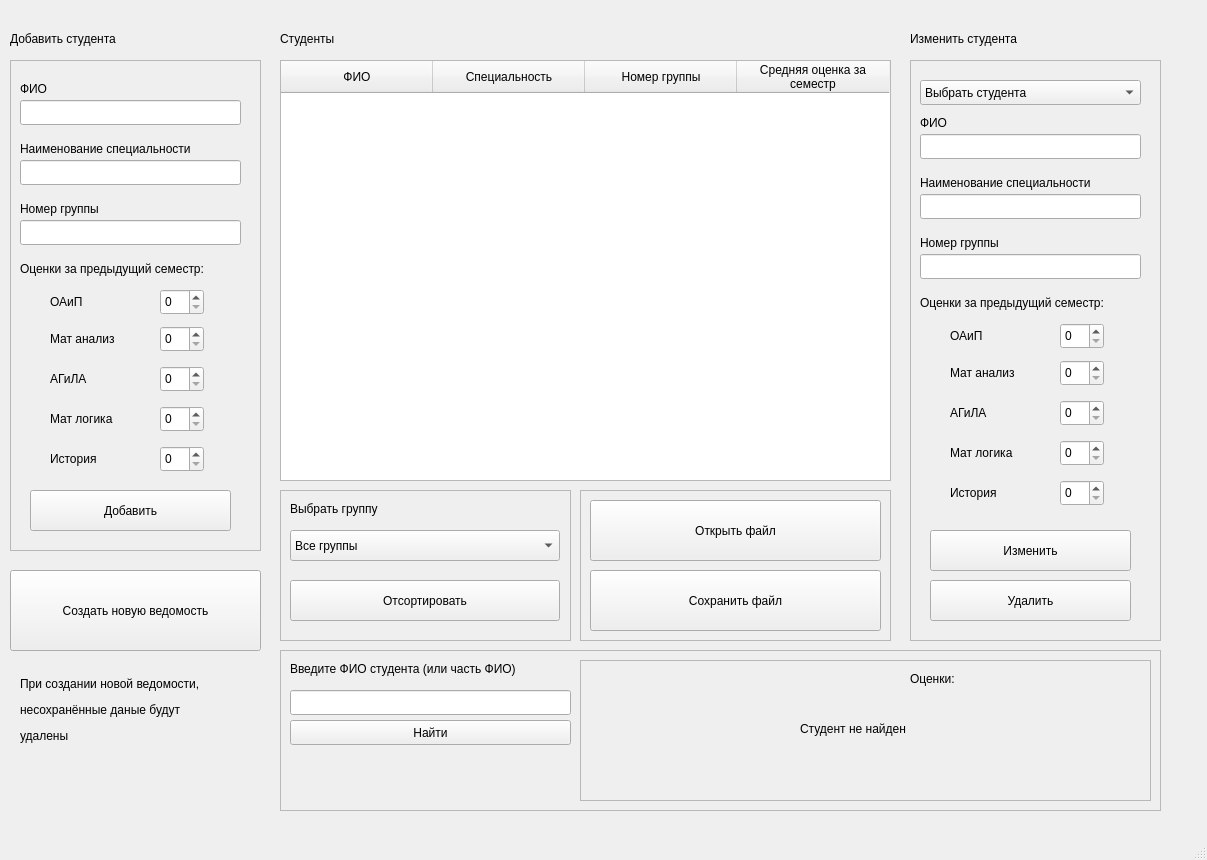
<?xml version="1.0" encoding="UTF-8"?>
<ui version="4.0">
 <class>MainWindow</class>
 <widget class="QMainWindow" name="MainWindow">
  <property name="geometry">
   <rect>
    <x>0</x>
    <y>0</y>
    <width>1207</width>
    <height>860</height>
   </rect>
  </property>
  <property name="windowTitle">
   <string>Task2 Создание ведомости</string>
  </property>
  <widget class="QWidget" name="centralwidget">
   <widget class="QTableWidget" name="tableWidget">
    <property name="geometry">
     <rect>
      <x>280</x>
      <y>60</y>
      <width>611</width>
      <height>421</height>
     </rect>
    </property>
    <attribute name="horizontalHeaderDefaultSectionSize">
     <number>152</number>
    </attribute>
    <column>
     <property name="text">
      <string>ФИО</string>
     </property>
    </column>
    <column>
     <property name="text">
      <string>Специальность</string>
     </property>
    </column>
    <column>
     <property name="text">
      <string>Номер группы</string>
     </property>
    </column>
    <column>
     <property name="text">
      <string>Средняя оценка за 
семестр</string>
     </property>
    </column>
   </widget>
   <widget class="QFrame" name="addFrame">
    <property name="geometry">
     <rect>
      <x>10</x>
      <y>60</y>
      <width>251</width>
      <height>491</height>
     </rect>
    </property>
    <property name="frameShape">
     <enum>QFrame::StyledPanel</enum>
    </property>
    <property name="frameShadow">
     <enum>QFrame::Raised</enum>
    </property>
    <widget class="QLabel" name="label">
     <property name="geometry">
      <rect>
       <x>10</x>
       <y>20</y>
       <width>101</width>
       <height>17</height>
      </rect>
     </property>
     <property name="text">
      <string>ФИО</string>
     </property>
    </widget>
    <widget class="QLineEdit" name="fioAdd_line">
     <property name="geometry">
      <rect>
       <x>10</x>
       <y>40</y>
       <width>221</width>
       <height>25</height>
      </rect>
     </property>
    </widget>
    <widget class="QLabel" name="label_3">
     <property name="geometry">
      <rect>
       <x>10</x>
       <y>80</y>
       <width>221</width>
       <height>17</height>
      </rect>
     </property>
     <property name="text">
      <string>Наименование специальности</string>
     </property>
    </widget>
    <widget class="QLineEdit" name="specAdd_line">
     <property name="geometry">
      <rect>
       <x>10</x>
       <y>100</y>
       <width>221</width>
       <height>25</height>
      </rect>
     </property>
    </widget>
    <widget class="QLabel" name="label_4">
     <property name="geometry">
      <rect>
       <x>10</x>
       <y>140</y>
       <width>221</width>
       <height>17</height>
      </rect>
     </property>
     <property name="text">
      <string>Номер группы</string>
     </property>
    </widget>
    <widget class="QLineEdit" name="groupAdd_line">
     <property name="geometry">
      <rect>
       <x>10</x>
       <y>160</y>
       <width>221</width>
       <height>25</height>
      </rect>
     </property>
    </widget>
    <widget class="QLabel" name="label_5">
     <property name="geometry">
      <rect>
       <x>10</x>
       <y>200</y>
       <width>241</width>
       <height>17</height>
      </rect>
     </property>
     <property name="text">
      <string>Оценки за предыдущий семестр:</string>
     </property>
    </widget>
    <widget class="QLabel" name="label_6">
     <property name="geometry">
      <rect>
       <x>40</x>
       <y>233</y>
       <width>66</width>
       <height>17</height>
      </rect>
     </property>
     <property name="text">
      <string>ОАиП</string>
     </property>
    </widget>
    <widget class="QSpinBox" name="oaipAdd_spinBox">
     <property name="geometry">
      <rect>
       <x>150</x>
       <y>229</y>
       <width>44</width>
       <height>26</height>
      </rect>
     </property>
     <property name="maximum">
      <number>10</number>
     </property>
    </widget>
    <widget class="QSpinBox" name="maAdd_spinBox">
     <property name="geometry">
      <rect>
       <x>150</x>
       <y>266</y>
       <width>44</width>
       <height>26</height>
      </rect>
     </property>
     <property name="maximum">
      <number>10</number>
     </property>
    </widget>
    <widget class="QLabel" name="label_7">
     <property name="geometry">
      <rect>
       <x>40</x>
       <y>270</y>
       <width>91</width>
       <height>17</height>
      </rect>
     </property>
     <property name="text">
      <string>Мат анализ</string>
     </property>
    </widget>
    <widget class="QSpinBox" name="agilaAdd_spinBox">
     <property name="geometry">
      <rect>
       <x>150</x>
       <y>306</y>
       <width>44</width>
       <height>26</height>
      </rect>
     </property>
     <property name="maximum">
      <number>10</number>
     </property>
    </widget>
    <widget class="QLabel" name="label_8">
     <property name="geometry">
      <rect>
       <x>40</x>
       <y>310</y>
       <width>91</width>
       <height>17</height>
      </rect>
     </property>
     <property name="text">
      <string>АГиЛА</string>
     </property>
    </widget>
    <widget class="QSpinBox" name="mlAdd_spinBox">
     <property name="geometry">
      <rect>
       <x>150</x>
       <y>346</y>
       <width>44</width>
       <height>26</height>
      </rect>
     </property>
     <property name="maximum">
      <number>10</number>
     </property>
    </widget>
    <widget class="QLabel" name="label_9">
     <property name="geometry">
      <rect>
       <x>40</x>
       <y>350</y>
       <width>91</width>
       <height>17</height>
      </rect>
     </property>
     <property name="text">
      <string>Мат логика</string>
     </property>
    </widget>
    <widget class="QSpinBox" name="hisoryAdd_spinBox">
     <property name="geometry">
      <rect>
       <x>150</x>
       <y>386</y>
       <width>44</width>
       <height>26</height>
      </rect>
     </property>
     <property name="maximum">
      <number>10</number>
     </property>
    </widget>
    <widget class="QLabel" name="label_10">
     <property name="geometry">
      <rect>
       <x>40</x>
       <y>390</y>
       <width>91</width>
       <height>17</height>
      </rect>
     </property>
     <property name="text">
      <string>История</string>
     </property>
    </widget>
    <widget class="QPushButton" name="AddButton">
     <property name="geometry">
      <rect>
       <x>20</x>
       <y>430</y>
       <width>201</width>
       <height>41</height>
      </rect>
     </property>
     <property name="text">
      <string>Добавить</string>
     </property>
    </widget>
   </widget>
   <widget class="QLabel" name="label_2">
    <property name="geometry">
     <rect>
      <x>10</x>
      <y>30</y>
      <width>141</width>
      <height>17</height>
     </rect>
    </property>
    <property name="text">
     <string>Добавить студента</string>
    </property>
   </widget>
   <widget class="QLabel" name="label_11">
    <property name="geometry">
     <rect>
      <x>280</x>
      <y>30</y>
      <width>141</width>
      <height>17</height>
     </rect>
    </property>
    <property name="text">
     <string>Студенты</string>
    </property>
   </widget>
   <widget class="QFrame" name="editFrame">
    <property name="geometry">
     <rect>
      <x>910</x>
      <y>60</y>
      <width>251</width>
      <height>581</height>
     </rect>
    </property>
    <property name="frameShape">
     <enum>QFrame::StyledPanel</enum>
    </property>
    <property name="frameShadow">
     <enum>QFrame::Raised</enum>
    </property>
    <widget class="QLabel" name="label_75">
     <property name="geometry">
      <rect>
       <x>10</x>
       <y>54</y>
       <width>101</width>
       <height>17</height>
      </rect>
     </property>
     <property name="text">
      <string>ФИО</string>
     </property>
    </widget>
    <widget class="QLineEdit" name="fioEdit_line">
     <property name="geometry">
      <rect>
       <x>10</x>
       <y>74</y>
       <width>221</width>
       <height>25</height>
      </rect>
     </property>
    </widget>
    <widget class="QLabel" name="label_76">
     <property name="geometry">
      <rect>
       <x>10</x>
       <y>114</y>
       <width>221</width>
       <height>17</height>
      </rect>
     </property>
     <property name="text">
      <string>Наименование специальности</string>
     </property>
    </widget>
    <widget class="QLineEdit" name="specEdit_line">
     <property name="geometry">
      <rect>
       <x>10</x>
       <y>134</y>
       <width>221</width>
       <height>25</height>
      </rect>
     </property>
    </widget>
    <widget class="QLabel" name="label_77">
     <property name="geometry">
      <rect>
       <x>10</x>
       <y>174</y>
       <width>221</width>
       <height>17</height>
      </rect>
     </property>
     <property name="text">
      <string>Номер группы</string>
     </property>
    </widget>
    <widget class="QLineEdit" name="groupEdit_line">
     <property name="geometry">
      <rect>
       <x>10</x>
       <y>194</y>
       <width>221</width>
       <height>25</height>
      </rect>
     </property>
    </widget>
    <widget class="QLabel" name="label_78">
     <property name="geometry">
      <rect>
       <x>10</x>
       <y>234</y>
       <width>241</width>
       <height>17</height>
      </rect>
     </property>
     <property name="text">
      <string>Оценки за предыдущий семестр:</string>
     </property>
    </widget>
    <widget class="QLabel" name="label_79">
     <property name="geometry">
      <rect>
       <x>40</x>
       <y>267</y>
       <width>66</width>
       <height>17</height>
      </rect>
     </property>
     <property name="text">
      <string>ОАиП</string>
     </property>
    </widget>
    <widget class="QSpinBox" name="oaipEdit_spinBox">
     <property name="geometry">
      <rect>
       <x>150</x>
       <y>263</y>
       <width>44</width>
       <height>26</height>
      </rect>
     </property>
     <property name="maximum">
      <number>10</number>
     </property>
    </widget>
    <widget class="QSpinBox" name="maEdit_spinBox">
     <property name="geometry">
      <rect>
       <x>150</x>
       <y>300</y>
       <width>44</width>
       <height>26</height>
      </rect>
     </property>
     <property name="maximum">
      <number>10</number>
     </property>
    </widget>
    <widget class="QLabel" name="label_80">
     <property name="geometry">
      <rect>
       <x>40</x>
       <y>304</y>
       <width>91</width>
       <height>17</height>
      </rect>
     </property>
     <property name="text">
      <string>Мат анализ</string>
     </property>
    </widget>
    <widget class="QSpinBox" name="agilaEdit_spinBox">
     <property name="geometry">
      <rect>
       <x>150</x>
       <y>340</y>
       <width>44</width>
       <height>26</height>
      </rect>
     </property>
     <property name="maximum">
      <number>10</number>
     </property>
    </widget>
    <widget class="QLabel" name="label_81">
     <property name="geometry">
      <rect>
       <x>40</x>
       <y>344</y>
       <width>91</width>
       <height>17</height>
      </rect>
     </property>
     <property name="text">
      <string>АГиЛА</string>
     </property>
    </widget>
    <widget class="QSpinBox" name="mlEdit_spinBOx">
     <property name="geometry">
      <rect>
       <x>150</x>
       <y>380</y>
       <width>44</width>
       <height>26</height>
      </rect>
     </property>
     <property name="maximum">
      <number>10</number>
     </property>
    </widget>
    <widget class="QLabel" name="label_82">
     <property name="geometry">
      <rect>
       <x>40</x>
       <y>384</y>
       <width>91</width>
       <height>17</height>
      </rect>
     </property>
     <property name="text">
      <string>Мат логика</string>
     </property>
    </widget>
    <widget class="QSpinBox" name="historyEdit_spinBox">
     <property name="geometry">
      <rect>
       <x>150</x>
       <y>420</y>
       <width>44</width>
       <height>26</height>
      </rect>
     </property>
     <property name="maximum">
      <number>10</number>
     </property>
    </widget>
    <widget class="QLabel" name="label_83">
     <property name="geometry">
      <rect>
       <x>40</x>
       <y>424</y>
       <width>91</width>
       <height>17</height>
      </rect>
     </property>
     <property name="text">
      <string>История</string>
     </property>
    </widget>
    <widget class="QPushButton" name="delete_button">
     <property name="geometry">
      <rect>
       <x>20</x>
       <y>520</y>
       <width>201</width>
       <height>41</height>
      </rect>
     </property>
     <property name="text">
      <string>Удалить</string>
     </property>
    </widget>
    <widget class="QPushButton" name="edit_button">
     <property name="geometry">
      <rect>
       <x>20</x>
       <y>470</y>
       <width>201</width>
       <height>41</height>
      </rect>
     </property>
     <property name="text">
      <string>Изменить</string>
     </property>
    </widget>
    <widget class="QComboBox" name="studentSelect_comboBox">
     <property name="geometry">
      <rect>
       <x>10</x>
       <y>20</y>
       <width>221</width>
       <height>25</height>
      </rect>
     </property>
     <item>
      <property name="text">
       <string>Выбрать студента</string>
      </property>
     </item>
    </widget>
   </widget>
   <widget class="QLabel" name="label_84">
    <property name="geometry">
     <rect>
      <x>910</x>
      <y>30</y>
      <width>141</width>
      <height>17</height>
     </rect>
    </property>
    <property name="text">
     <string>Изменить студента</string>
    </property>
   </widget>
   <widget class="QFrame" name="frame">
    <property name="geometry">
     <rect>
      <x>280</x>
      <y>490</y>
      <width>291</width>
      <height>151</height>
     </rect>
    </property>
    <property name="frameShape">
     <enum>QFrame::StyledPanel</enum>
    </property>
    <property name="frameShadow">
     <enum>QFrame::Raised</enum>
    </property>
    <widget class="QLabel" name="label_85">
     <property name="geometry">
      <rect>
       <x>10</x>
       <y>10</y>
       <width>121</width>
       <height>17</height>
      </rect>
     </property>
     <property name="text">
      <string>Выбрать группу</string>
     </property>
    </widget>
    <widget class="QComboBox" name="selectGroup_comboBox">
     <property name="geometry">
      <rect>
       <x>10</x>
       <y>40</y>
       <width>270</width>
       <height>31</height>
      </rect>
     </property>
     <item>
      <property name="text">
       <string>Все группы</string>
      </property>
     </item>
    </widget>
    <widget class="QPushButton" name="sort_button">
     <property name="geometry">
      <rect>
       <x>10</x>
       <y>90</y>
       <width>270</width>
       <height>41</height>
      </rect>
     </property>
     <property name="text">
      <string>Отсортировать</string>
     </property>
    </widget>
   </widget>
   <widget class="QFrame" name="frame_2">
    <property name="geometry">
     <rect>
      <x>580</x>
      <y>490</y>
      <width>311</width>
      <height>151</height>
     </rect>
    </property>
    <property name="frameShape">
     <enum>QFrame::StyledPanel</enum>
    </property>
    <property name="frameShadow">
     <enum>QFrame::Raised</enum>
    </property>
    <widget class="QPushButton" name="openFile_button">
     <property name="geometry">
      <rect>
       <x>10</x>
       <y>10</y>
       <width>291</width>
       <height>61</height>
      </rect>
     </property>
     <property name="text">
      <string>Открыть файл</string>
     </property>
    </widget>
    <widget class="QPushButton" name="saveFile_button">
     <property name="geometry">
      <rect>
       <x>10</x>
       <y>80</y>
       <width>291</width>
       <height>61</height>
      </rect>
     </property>
     <property name="text">
      <string>Сохранить файл</string>
     </property>
    </widget>
   </widget>
   <widget class="QFrame" name="frame_3">
    <property name="geometry">
     <rect>
      <x>280</x>
      <y>650</y>
      <width>881</width>
      <height>161</height>
     </rect>
    </property>
    <property name="frameShape">
     <enum>QFrame::StyledPanel</enum>
    </property>
    <property name="frameShadow">
     <enum>QFrame::Raised</enum>
    </property>
    <widget class="QPushButton" name="find_button">
     <property name="geometry">
      <rect>
       <x>10</x>
       <y>70</y>
       <width>281</width>
       <height>25</height>
      </rect>
     </property>
     <property name="text">
      <string>Найти</string>
     </property>
    </widget>
    <widget class="QLabel" name="label_95">
     <property name="geometry">
      <rect>
       <x>10</x>
       <y>10</y>
       <width>281</width>
       <height>17</height>
      </rect>
     </property>
     <property name="text">
      <string>Введите ФИО студента (или часть ФИО)</string>
     </property>
    </widget>
    <widget class="QLineEdit" name="lineEdit">
     <property name="geometry">
      <rect>
       <x>10</x>
       <y>40</y>
       <width>281</width>
       <height>25</height>
      </rect>
     </property>
    </widget>
    <widget class="QFrame" name="frame_4">
     <property name="geometry">
      <rect>
       <x>300</x>
       <y>10</y>
       <width>571</width>
       <height>141</height>
      </rect>
     </property>
     <property name="frameShape">
      <enum>QFrame::StyledPanel</enum>
     </property>
     <property name="frameShadow">
      <enum>QFrame::Raised</enum>
     </property>
     <widget class="QLabel" name="label_96">
      <property name="geometry">
       <rect>
        <x>330</x>
        <y>10</y>
        <width>66</width>
        <height>17</height>
       </rect>
      </property>
      <property name="text">
       <string>Оценки:</string>
      </property>
     </widget>
     <widget class="QLabel" name="oaipLabel">
      <property name="geometry">
       <rect>
        <x>330</x>
        <y>30</y>
        <width>171</width>
        <height>17</height>
       </rect>
      </property>
      <property name="text">
       <string/>
      </property>
     </widget>
     <widget class="QLabel" name="maLabel">
      <property name="geometry">
       <rect>
        <x>330</x>
        <y>50</y>
        <width>171</width>
        <height>17</height>
       </rect>
      </property>
      <property name="text">
       <string/>
      </property>
     </widget>
     <widget class="QLabel" name="agilaLabel">
      <property name="geometry">
       <rect>
        <x>330</x>
        <y>70</y>
        <width>171</width>
        <height>17</height>
       </rect>
      </property>
      <property name="text">
       <string/>
      </property>
     </widget>
     <widget class="QLabel" name="mlLabel">
      <property name="geometry">
       <rect>
        <x>330</x>
        <y>90</y>
        <width>171</width>
        <height>17</height>
       </rect>
      </property>
      <property name="text">
       <string/>
      </property>
     </widget>
     <widget class="QLabel" name="historyLabel">
      <property name="geometry">
       <rect>
        <x>330</x>
        <y>110</y>
        <width>171</width>
        <height>17</height>
       </rect>
      </property>
      <property name="text">
       <string/>
      </property>
     </widget>
     <widget class="QLabel" name="Group_Label">
      <property name="geometry">
       <rect>
        <x>20</x>
        <y>80</y>
        <width>291</width>
        <height>17</height>
       </rect>
      </property>
      <property name="text">
       <string/>
      </property>
     </widget>
     <widget class="QLabel" name="Spec_Label">
      <property name="geometry">
       <rect>
        <x>20</x>
        <y>50</y>
        <width>291</width>
        <height>17</height>
       </rect>
      </property>
      <property name="text">
       <string/>
      </property>
     </widget>
     <widget class="QLabel" name="Fio_Label">
      <property name="geometry">
       <rect>
        <x>20</x>
        <y>20</y>
        <width>291</width>
        <height>17</height>
       </rect>
      </property>
      <property name="text">
       <string/>
      </property>
     </widget>
     <widget class="QLabel" name="AvMark_Label">
      <property name="geometry">
       <rect>
        <x>20</x>
        <y>110</y>
        <width>291</width>
        <height>17</height>
       </rect>
      </property>
      <property name="text">
       <string/>
      </property>
     </widget>
     <widget class="QLabel" name="label_13">
      <property name="geometry">
       <rect>
        <x>220</x>
        <y>60</y>
        <width>151</width>
        <height>17</height>
       </rect>
      </property>
      <property name="text">
       <string>Студент не найден</string>
      </property>
     </widget>
    </widget>
   </widget>
   <widget class="QPushButton" name="_createVed_button">
    <property name="geometry">
     <rect>
      <x>10</x>
      <y>570</y>
      <width>251</width>
      <height>81</height>
     </rect>
    </property>
    <property name="text">
     <string>Создать новую ведомость</string>
    </property>
   </widget>
   <widget class="QLabel" name="label_12">
    <property name="geometry">
     <rect>
      <x>20</x>
      <y>670</y>
      <width>231</width>
      <height>81</height>
     </rect>
    </property>
    <property name="font">
     <font>
      <kerning>true</kerning>
     </font>
    </property>
    <property name="styleSheet">
     <string notr="true"/>
    </property>
    <property name="text">
     <string>&lt;html&gt;&lt;head/&gt;&lt;body&gt;&lt;p&gt;При создании новой ведомости, &lt;/p&gt;&lt;p&gt;несохранённые даные будут &lt;/p&gt;&lt;p&gt;удалены&lt;/p&gt;&lt;/body&gt;&lt;/html&gt;</string>
    </property>
    <property name="textFormat">
     <enum>Qt::AutoText</enum>
    </property>
    <property name="alignment">
     <set>Qt::AlignLeading|Qt::AlignLeft|Qt::AlignVCenter</set>
    </property>
    <property name="wordWrap">
     <bool>false</bool>
    </property>
    <property name="indent">
     <number>-1</number>
    </property>
   </widget>
  </widget>
  <widget class="QMenuBar" name="menubar">
   <property name="geometry">
    <rect>
     <x>0</x>
     <y>0</y>
     <width>1207</width>
     <height>22</height>
    </rect>
   </property>
  </widget>
  <widget class="QStatusBar" name="statusbar"/>
 </widget>
 <resources/>
 <connections/>
</ui>
